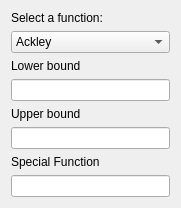
   <widget class="QWidget" name="verticalLayoutWidget_2">
    <property name="geometry">
     <rect>
      <x>1060</x>
      <y>10</y>
      <width>181</width>
      <height>196</height>
     </rect>
    </property>
    <layout class="QVBoxLayout" name="verticalLayout_23">
     <item>
      <widget class="QLabel" name="func_label">
       <property name="text">
        <string>Select a function:</string>
       </property>
      </widget>
     </item>
     <item>
      <widget class="QComboBox" name="func_comboBox">
       <property name="editable">
        <bool>false</bool>
       </property>
       <item>
        <property name="text">
         <string>Ackley</string>
        </property>
       </item>
       <item>
        <property name="text">
         <string>Dixon-Price</string>
        </property>
       </item>
       <item>
        <property name="text">
         <string>Griewank</string>
        </property>
       </item>
       <item>
        <property name="text">
         <string>Michalewicz</string>
        </property>
       </item>
       <item>
        <property name="text">
         <string>Perm</string>
        </property>
       </item>
       <item>
        <property name="text">
         <string>Powell</string>
        </property>
       </item>
       <item>
        <property name="text">
         <string>Powersum</string>
        </property>
       </item>
       <item>
        <property name="text">
         <string>Rastrigin</string>
        </property>
       </item>
       <item>
        <property name="text">
         <string>Rosenbrock</string>
        </property>
       </item>
       <item>
        <property name="text">
         <string>Schwefel</string>
        </property>
       </item>
       <item>
        <property name="text">
         <string>Sphere</string>
        </property>
       </item>
       <item>
        <property name="text">
         <string>Sum2</string>
        </property>
       </item>
       <item>
        <property name="text">
         <string>Trid</string>
        </property>
       </item>
       <item>
        <property name="text">
         <string>Zakharov</string>
        </property>
       </item>
       <item>
        <property name="text">
         <string>Ellipse</string>
        </property>
       </item>
       <item>
        <property name="text">
         <string>Nesterov</string>
        </property>
       </item>
       <item>
        <property name="text">
         <string>Saddle</string>
        </property>
       </item>
       <item>
        <property name="text">
         <string>Levy</string>
        </property>
       </item>
       <item>
        <property name="text">
         <string>Custom</string>
        </property>
       </item>
       <item>
        <property name="text">
         <string>Special</string>
        </property>
       </item>
      </widget>
     </item>
     <item>
      <widget class="QLabel" name="label_61">
       <property name="text">
        <string>Lower bound</string>
       </property>
      </widget>
     </item>
     <item>
      <widget class="QLineEdit" name="lower_bound"/>
     </item>
     <item>
      <widget class="QLabel" name="label_62">
       <property name="text">
        <string>Upper bound</string>
       </property>
      </widget>
     </item>
     <item>
      <widget class="QLineEdit" name="upper_bound"/>
     </item>
     <item>
      <widget class="QLabel" name="label_129">
       <property name="text">
        <string>Special Function</string>
       </property>
      </widget>
     </item>
     <item>
      <widget class="QLineEdit" name="specialfunction_edit">
       <property name="readOnly">
        <bool>true</bool>
       </property>
      </widget>
     </item>
    </layout>
   </widget>
